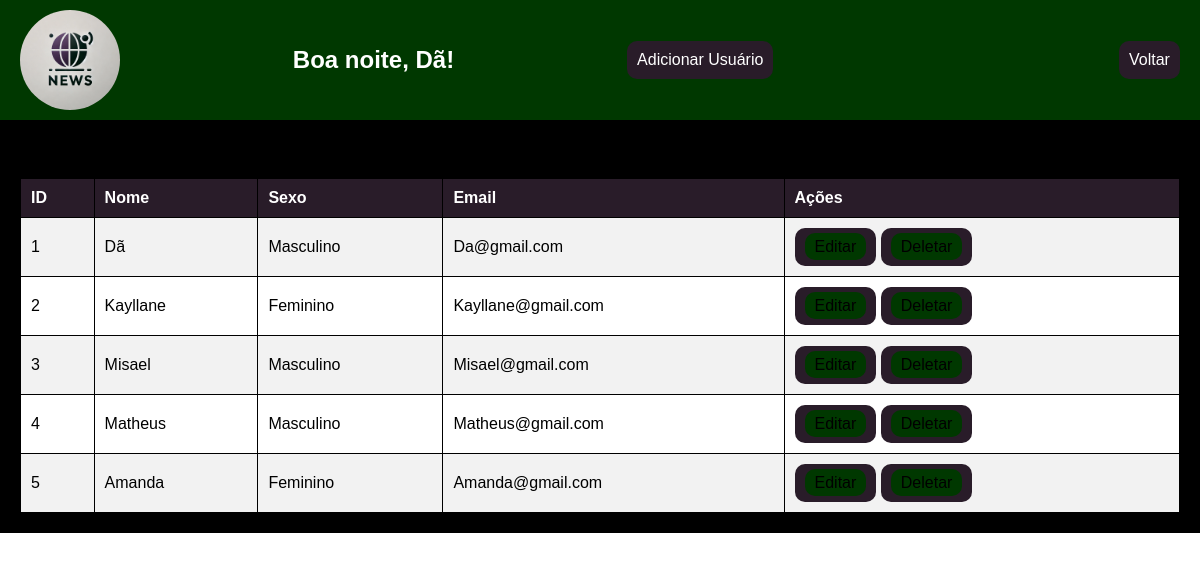
/listaUsuarios.php (signed in), run on the app's committed database.
### tables this page shows
CREATE TABLE `tbusuarios` (
  `idusuario` int(11) NOT NULL,
  `nome` varchar(200) NOT NULL,
  `sexo` varchar(1) NOT NULL,
  `email` varchar(100) NOT NULL,
  `senha` varchar(100) NOT NULL
);

### classes/usuario.php (called while the page is built, shortened)
<?php
class Usuario {
    private $conn;
    private $table_name = "tbusuarios";
    public function __construct($db) {
        $this->conn = $db;
    }
    public function ler() {
        $query = "SELECT * FROM " . $this->table_name;
        $stmt = $this->conn->prepare($query);
        $stmt->execute();
        return $stmt;
    }
}
?>

### listaUsuarios.php (the view, shortened to what this page needs)
<?php
include_once './config/config.php';
include_once './classes/Usuario.php';
$usuario = new Usuario($db);
$dados = $usuario->ler();
function saudacao()
{
    $hora = date('H');
    if ($hora >= 6 && $hora < 12) {
        return "Bom dia";
    } elseif ($hora >= 12 && $hora < 18) {
        return "Boa tarde";
    } else {
        return "Boa noite";
    }
}
?>
<!DOCTYPE html>
<html lang="pt-br">
<head>
    <link rel="stylesheet" href="styles.css">
</head>
<body>
    <header>
        <img src="./imgs/logoNoticiarioDan.webp" alt="" id="logo">
        <h1><?php echo saudacao() . ", " . $_SESSION['usuario_nome']; ?>!</h1>
        <button><a href="./cadUsuario.php">Adicionar Usuário</a></button><br>
        <button><a href="gerenciador.php">Voltar</a></button>
    </header>
    <main>
        <br>
        <table border="1">
            <tr>
                <th>ID</th>
                <th>Nome</th>
                <th>Sexo</th>
                <th>Email</th>
                <th>Ações</th>
            </tr>
            <?php while ($row = $dados->fetch()) : ?>
                <tr>
                    <td><?php echo $row['idusuario']; ?></td>
                    <td><?php echo $row['nome']; ?></td>
                    <td><?php echo ($row['sexo'] === 'M') ? 'Masculino' : 'Feminino'; ?></td>
                    <td><?php echo $row['email']; ?></td>
                    <td>
                        <button><a href="./editarUsuarios.php?id=<?php echo $row['idusuario']; ?>">Editar</a></button>
                        <button><a href="./deletarUsuario.php?id=<?php echo $row['idusuario']; ?>">Deletar</a></button>
                    </td>
                </tr>
            <?php endwhile; ?>
        </table>
    </main>
</body>
</html>

### styles.css (style rules this page uses)
:root { --corPrimaria: rgb(0, 56, 0); --corSecundaria: #000000; --corTerciaria: #291c29; --corTexto: #ffffff; --bordaRadius: 10px; --padding: 10px; }
body { font-family: Arial, sans-serif; margin: 0; padding: 0; box-sizing: border-box; }
header { display: flex; justify-content: space-between; align-items: center; padding: 10px 20px; background-color: var(--corPrimaria); color: var(--corTexto); }
header h1 { font-size: 24px; }
#logo { width: 100px; border-radius: 100%; }
main { padding: 20px; background-color: #000000; margin-bottom: 0; }
input[type="submit"], button { background-color: var(--corTerciaria); color: var(--corTexto); padding: var(--padding); border: none; border-radius: var(--bordaRadius); cursor: pointer; font-size: 16px; text-align: center; }
table { width: 100%; border-collapse: collapse; margin-top: 20px; background-color: #ffffff; }
table th, table td { border: 1px solid var(--corSecundaria); padding: var(--padding); text-align: left; }
table th { background-color: var(--corTerciaria); color: var(--corTexto); }
table tr:nth-child(even) { background-color: #f2f2f2; }
table a { color: var(--corSecundaria); padding: 5px 10px; background-color: var(--corPrimaria); border-radius: var(--bordaRadius); text-decoration: none; }
a { text-decoration: none; color: inherit; }

### data on the page
tbusuarios: idusuario "1", nome "Dã", sexo "Masculino", email "Da@gmail.com"
tbusuarios: idusuario "2", nome "Kayllane", sexo "Feminino", email "Kayllane@gmail.com"
tbusuarios: idusuario "3", nome "Misael", sexo "Masculino", email "Misael@gmail.com"
tbusuarios: idusuario "4", nome "Matheus", sexo "Masculino", email "Matheus@gmail.com"
tbusuarios: idusuario "5", nome "Amanda", sexo "Feminino", email "Amanda@gmail.com"

### other printed values
saudacao() "Boa noite"
$_SESSION['usuario_nome'] "Dã"
